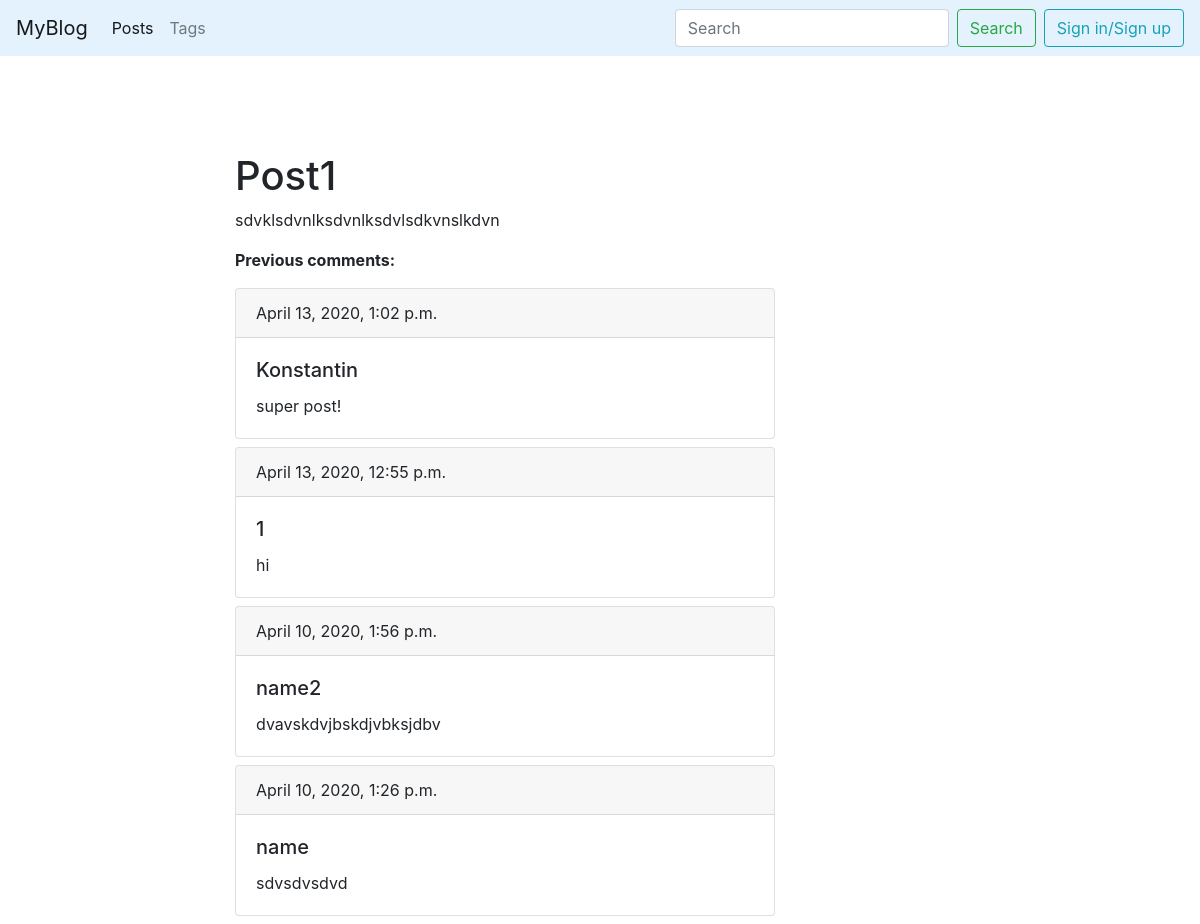
The page /blog/post/post1-1586511416/ on the database its author committed.
### blog/models.py (models this page shows, shortened)
class Post(models.Model):
    title = models.CharField(max_length = 150, db_index = True)
    slug = models.SlugField(max_length = 150, unique=True, blank = True)
    body = models.TextField(blank = True, db_index = True)
    tags = models.ManyToManyField('Tag', blank = True, related_name='posts')
    date_pub = models.DateTimeField(auto_now_add = True)

class Comment(models.Model):
    user = models.CharField(max_length = 20, default = None)
    body = models.TextField(max_length=500)
    post = models.ForeignKey('Post', related_name='comments', on_delete=models.SET_NULL, null=True, default = None)
    date_pub = models.DateTimeField(auto_now_add=True)
    class Meta:
        ordering = ['-date_pub']

### blog/views.py (the view)
# urls.py: path('post/<str:slug>/', PostDetail.as_view(), name='post_detail_url'),
class PostDetail(ObjectDetailMixin, View):
    model = Post
    template = 'blog/post_detail.html'

### blog/utils.py (called while the page is built)
    def get(self, request, slug):
        obj = get_object_or_404(self.model, slug__iexact=slug)
        if self.model == Post:
            form = CommentForm
            return render(request, self.template, context={self.model.__name__.lower(): obj, 'comment_form': form, 'admin_object': obj,
            'detail': True})
        return render(request, self.template, context={self.model.__name__.lower(): obj, 'admin_object': obj,
        'detail': True})

### blog/templates/blog/post_detail.html (shortened to what this page needs)
{% extends 'blog/base_blog.html' %}
{% block content %}
  <h1 class="mt-5">
    {{ post.title }}
  </h1>
  <p>
    {{ post.body }}
  </p>
      <p><b>Previous comments:</b></p>
      {% for comment in post.comments.all %}
     <div class="card mb-2">
        <div class="card-header">
           {{comment.date_pub}}
        </div>
        <div class="card-body">
           <h5 class="card-title">{{comment.user}}</h5>
           <p class="card-text">{{comment.body}}</p>
        </div>
     </div>
     {% endfor %}
{% endblock %}

### rows shown on the page
Post: title "Post1", body "sdvklsdvnlksdvnlksdvlsdkvnslkdvn"
Comment: date_pub "April 13, 2020, 1:02 p.m.", user "Konstantin", body "super post!"
Comment: date_pub "April 13, 2020, 12:55 p.m.", user "1", body "hi"
Comment: date_pub "April 10, 2020, 1:56 p.m.", user "name2", body "dvavskdvjbskdjvbksjdbv"
Comment: date_pub "April 10, 2020, 1:26 p.m.", user "name", body "sdvsdvsdvd"
